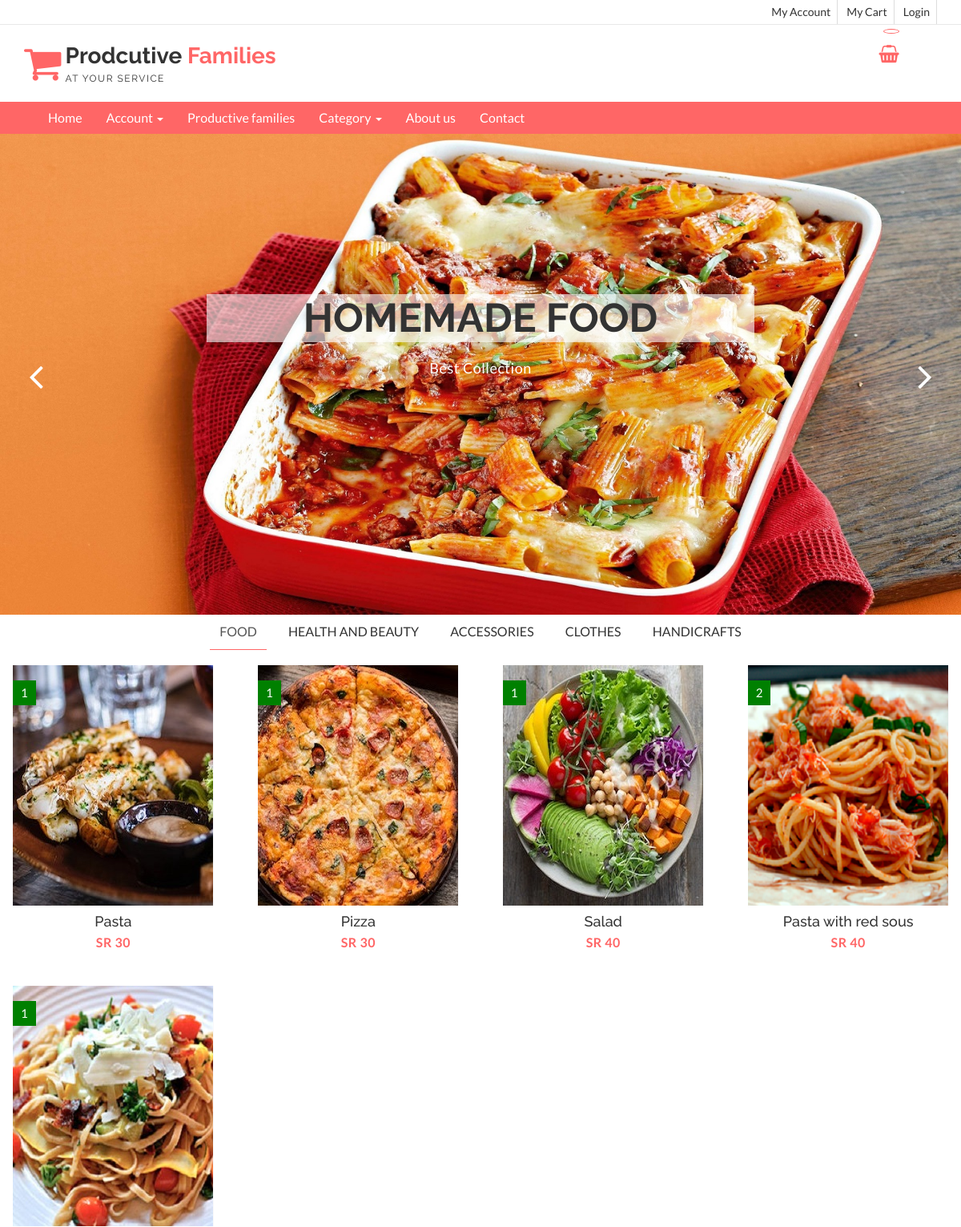
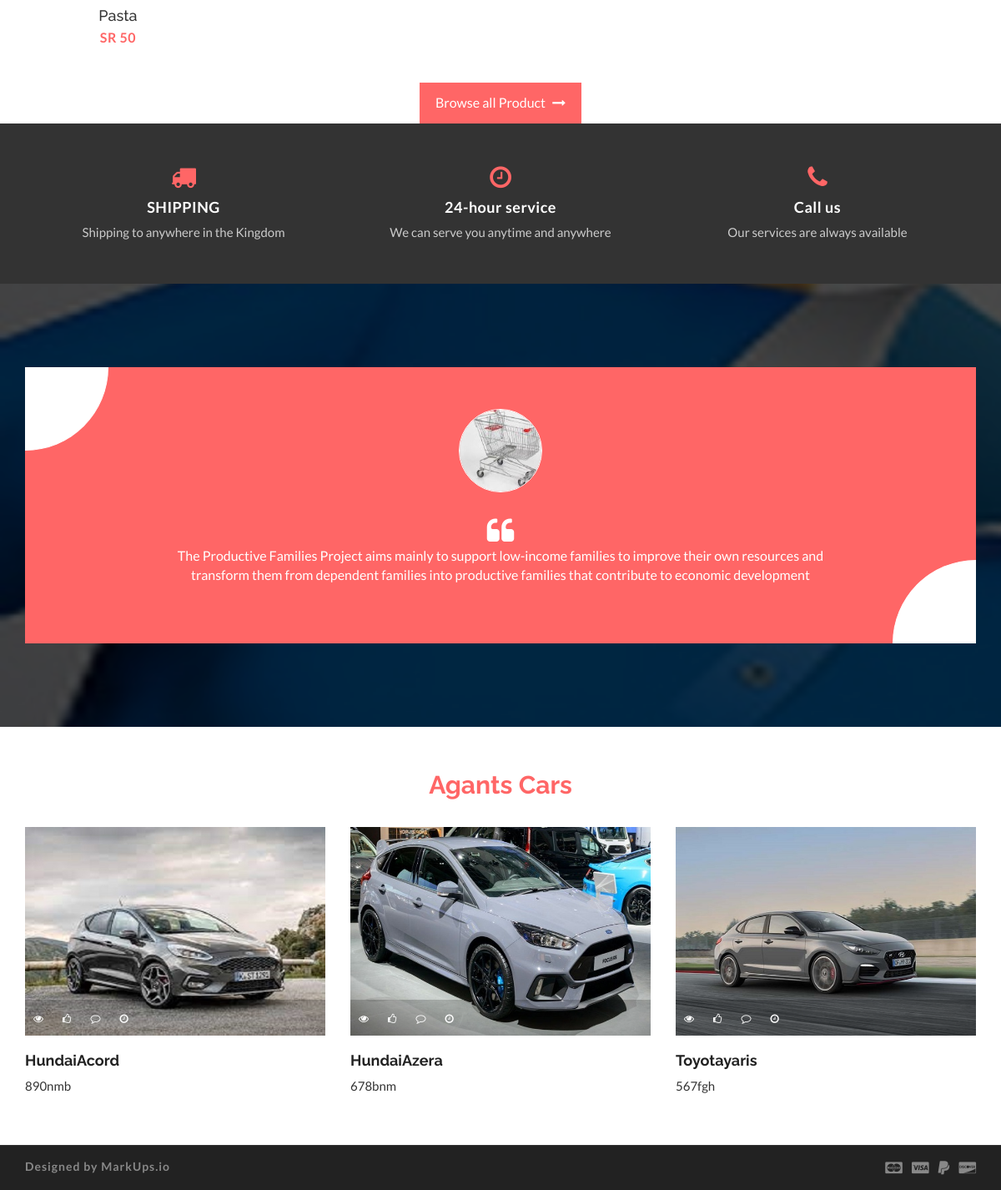
The page / on the database its author committed (2 pictures, top to bottom).
### tables this page shows
CREATE TABLE `product` (
  `productno` int(11) NOT NULL,
  `productname` varchar(200) NOT NULL,
  `price` varchar(50) NOT NULL,
  `discribe` text NOT NULL,
  `image` varchar(200) NOT NULL,
  `properties` text NOT NULL,
  `preset` varchar(50) NOT NULL,
  `proid` int(11) NOT NULL,
  `catname` varchar(50) NOT NULL
);

CREATE TABLE `agentcar` (
  `carid` int(11) NOT NULL,
  `kind` varchar(100) NOT NULL,
  `color` varchar(100) NOT NULL,
  `model` varchar(200) NOT NULL,
  `carimage` varchar(200) NOT NULL,
  `carnumber` varchar(50) NOT NULL,
  `agentno` int(11) NOT NULL
);

### index.php (the view, shortened to what this page needs)
<!DOCTYPE html>
<html lang="en">
  <head>
    <link href="css/font-awesome.css" rel="stylesheet">
    <link href="css/bootstrap.css" rel="stylesheet">
    <link href="css/jquery.smartmenus.bootstrap.css" rel="stylesheet">
    <link rel="stylesheet" type="text/css" href="css/jquery.simpleLens.css">
    <link rel="stylesheet" type="text/css" href="css/slick.css">
    <link rel="stylesheet" type="text/css" href="css/nouislider.css">
    <link id="switcher" href="css/theme-color/default-theme.css" rel="stylesheet">
    <link href="css/sequence-theme.modern-slide-in.css" rel="stylesheet" media="all">
    <link href="css/style.css" rel="stylesheet">
  </head>
  <body>
  <header id="aa-header">
    <div class="aa-header-top">
      <div class="container">
        <div class="row">
          <div class="col-md-12">
            <div class="aa-header-top-area">
              <div class="aa-header-top-right">
                <ul class="aa-head-top-nav-right">
                  <li><a href="clienthome.php">My Account</a></li>
                  <li class="hidden-xs"><a href="clientcart.php">My Cart</a></li>
                  <li><a href="" data-toggle="modal" data-target="#login-modal">Login</a></li>
                </ul>
              </div>
            </div>
          </div>
        </div>
      </div>
    </div>
    <div class="aa-header-bottom">
      <div class="container">
        <div class="row">
          <div class="col-md-12">
            <div class="aa-header-bottom-area">
              <div class="aa-logo">
                <a href="index.html">
                  <span class="fa fa-shopping-cart"></span>
                  <p>Prodcutive <strong>Families</strong> <span>at your service</span></p>
                </a>
              </div>
              <div class="aa-cartbox">
                <a class="aa-cart-link" href="#">
                  <span class="fa fa-shopping-basket"></span>
                  <span class="aa-cart-notify"></span>
                </a>
              </div>
            </div>
          </div>
        </div>
      </div>
    </div>
  </header>
  <section id="menu">
    <div class="container">
      <div class="menu-area">
        <div class="navbar navbar-default" role="navigation">
          <div class="navbar-collapse collapse">
            <ul class="nav navbar-nav">
              <li><a href="index.php">Home</a></li>
              <li><a href="#">Account <span class="caret"></span></a>
              </li>
              <li><a href="profamily.php">Productive families </a>
              </li>
              <li><a href="#">Category <span class="caret"></span></a>
              </li>
                 <li><a href="about.php">About us</a></li>
                <li><a href="contact.php">Contact</a></li>
            </ul>
          </div>
        </div>
      </div>
    </div>
  </section>
  <section id="aa-slider">
    <div class="aa-slider-area">
      <div id="sequence" class="seq">
        <div class="seq-screen">
          <ul class="seq-canvas">
            <li>
              <div class="seq-model">
              </div>
              <div class="seq-title">
              </div>
            </li>
            <li>
              <div class="seq-model">
                <img data-seq src="img/slider/22.jpeg" alt="Wristwatch slide img" />
              </div>
              <div class="seq-title">
                <h2 data-seq>Homemade Food</h2>
                <p data-seq> Best Collection</p>
              </div>
            </li>
            <li>
              <div class="seq-model">
              </div>
              <div class="seq-title">
              </div>
            </li>
            <li>
              <div class="seq-model">
              </div>
              <div class="seq-title">
              </div>
            </li>
             <li>
              <div class="seq-model">
              </div>
              <div class="seq-title">
              </div>
            </li>
          </ul>
        </div>
        <fieldset class="seq-nav" aria-controls="sequence" aria-label="Slider buttons">
          <a type="button" class="seq-prev" aria-label="Previous"><span class="fa fa-angle-left"></span></a>
          <a type="button" class="seq-next" aria-label="Next"><span class="fa fa-angle-right"></span></a>
        </fieldset>
      </div>
    </div>
  </section>
  <section id="aa-product">
    <div class="container">
      <div class="row">
        <div class="col-md-12">
          <div class="row">
            <div class="aa-product-area">
              <div class="aa-product-inner">
                 <ul class="nav nav-tabs aa-products-tab">
                    <li class="active"><a href="#food" data-toggle="tab">Food</a></li>
                    <li><a href="#Health" data-toggle="tab">Health and Beauty</a></li>
                    <li><a href="#Accessories" data-toggle="tab">Accessories</a></li>
                    <li><a href="#Clothes" data-toggle="tab">Clothes</a></li>
                     <li><a href="#Hand" data-toggle="tab">Handicrafts</a></li>
                  </ul>
                  <div class="tab-content">
                    <div class="tab-pane fade in active" id="food">
                      <ul class="aa-product-catg">
                          <?php
require 'config.php';
   $type= "food";
$result = mysqli_query($con,"SELECT * FROM product where catname='$type'")
or die(mysqli_error());
while($row = mysqli_fetch_array( $result )) {
?>
                        <li>
                          <figure>
                            <a class="aa-product-img" href="productdetailclient.php?productno=<?php echo htmlentities($row['productno']);?>"><img src="<?php echo htmlentities($row['image']);?>" alt="polo shirt img"></a>
                              <figcaption>
                              <h4 class="aa-product-title"><a href="#"><?php echo htmlentities($row['productname']);?></a></h4>
                              <span class="aa-product-price">SR <?php echo htmlentities($row['price']);?></span><span class="aa-product-price"></span>
                            </figcaption>
                          </figure>
                          <span class="aa-badge aa-sale" href="#"><?php echo htmlentities($row['proid']);?></span>
                        </li>
                          <?php
}
?>
                      </ul> <center>
                      <a class="aa-browse-btn" href="#">Browse all Product <span class="fa fa-long-arrow-right"></span></a> </center>
                    </div>
                  </div>
              </div>
            </div>
          </div>
        </div>
      </div>
    </div>
  </section>
  <section id="aa-support">
    <div class="container">
      <div class="row">
        <div class="col-md-12">
          <div class="aa-support-area">
            <div class="col-md-4 col-sm-4 col-xs-12">
              <div class="aa-support-single">
                <span class="fa fa-truck"></span>
                <h4>SHIPPING</h4>
                <P>Shipping to anywhere in the Kingdom</P>
              </div>
            </div>
            <div class="col-md-4 col-sm-4 col-xs-12">
              <div class="aa-support-single">
                <span class="fa fa-clock-o"></span>
                <h4>24-hour service</h4>
                <P>We can serve you anytime and anywhere</P>
              </div>
            </div>
            <div class="col-md-4 col-sm-4 col-xs-12">
              <div class="aa-support-single">
                <span class="fa fa-phone"></span>
                <h4>Call us</h4>
                <P>Our services are always available</P>
              </div>
            </div>
          </div>
        </div>
      </div>
    </div>
  </section>
  <section id="aa-testimonial">
    <div class="container">
      <div class="row">
        <div class="col-md-12">
          <div class="aa-testimonial-area">
            <ul class="aa-testimonial-slider">
              <li>
                <div class="aa-testimonial-single">
                <img class="aa-testimonial-img" src="img/22.jpg" alt="testimonial img">
                  <span class="fa fa-quote-left aa-testimonial-quote"></span>
                  <p>The Productive Families Project aims mainly to support low-income families to improve their own resources and transform them from dependent families into productive families that contribute to economic development</p>
                </div>
              </li>
            </ul>
          </div>
        </div>
      </div>
    </div>
  </section>
  <section id="aa-latest-blog">
    <div class="container">
      <div class="row">
        <div class="col-md-12">
          <div class="aa-latest-blog-area">
            <h2>Agants Cars</h2>
            <div class="row">
               <?php
require 'config.php';
$result = mysqli_query($con,"SELECT * FROM agentcar ORDER BY carid DESC LIMIT 3")
or die(mysqli_error());
while($row = mysqli_fetch_array( $result )) {
?>
              <div class="col-md-4 col-sm-4">
                <div class="aa-latest-blog-single">
                  <figure class="aa-blog-img">
                    <a href="#"><img src="<?php echo htmlentities($row['carimage']);?>" alt="img"></a>
                      <figcaption class="aa-blog-img-caption">
                      <span href="#"><i class="fa fa-eye"></i></span>
                      <a href="#"><i class="fa fa-thumbs-o-up"></i></a>
                      <a href="#"><i class="fa fa-comment-o"></i></a>
                      <span href="#"><i class="fa fa-clock-o"></i></span>
                    </figcaption>
                  </figure>
                  <div class="aa-blog-info">
                    <h3 class="aa-blog-title"><a href="#"><?php echo htmlentities($row['kind']);?></a><?php echo htmlentities($row['model']);?></h3>
                    <p><?php echo htmlentities($row['carnumber']);?></p>
                                    </div>
                </div>
                </div>
                <?php
}
?>
            </div>
          </div>
        </div>
      </div>
    </div>
  </section>
  <footer id="aa-footer">
    <div class="aa-footer-bottom">
      <div class="container">
        <div class="row">
        <div class="col-md-12">
          <div class="aa-footer-bottom-area">
            <p>Designed by <a href="http://www.markups.io/">MarkUps.io</a></p>
            <div class="aa-footer-payment">
              <span class="fa fa-cc-mastercard"></span>
              <span class="fa fa-cc-visa"></span>
              <span class="fa fa-paypal"></span>
              <span class="fa fa-cc-discover"></span>
            </div>
          </div>
        </div>
      </div>
      </div>
    </div>
  </footer>
  </body>
</html>

### css/theme-color/default-theme.css (style rules this page uses)
h2 { color: #ff6666; }
.aa-browse-btn { background-color: #ff6666; border: 1px solid #ff6666; }
#aa-header .aa-header-bottom .aa-header-bottom-area .aa-logo a > span { color: #ff6666; }
#aa-header .aa-header-bottom .aa-header-bottom-area .aa-logo a strong { color: #ff6666; }
#aa-header .aa-header-bottom .aa-cartbox .aa-cart-link { color: #ff6666; }
#aa-header .aa-header-bottom .aa-cartbox .aa-cart-link .aa-cart-notify { border: 1px solid #ff6666; color: #ff6666; }
#aa-header .aa-header-bottom .aa-cartbox .aa-cart-link .aa-cart-notify:after { border-top-color: #ff6666; }
#menu { background-color: #ff6666; }
.aa-products-tab li.active a { border-bottom: 1px solid #ff6666 !important; }
.aa-product-catg li .aa-product-price { color: #ff6666; }
#aa-support .aa-support-area .aa-support-single span { color: #ff6666; }
#aa-testimonial .aa-testimonial-area .aa-testimonial-slider li.slick-active { background-color: #ff6666; }

### rows shown on the page
product: image (picture), productname "Pasta", price "30", proid "1"
product: image (picture), productname "Pizza", price "30", proid "1"
product: image (picture), productname "Salad", price "40", proid "1"
product: image (picture), productname "Pasta with red sous", price "40", proid "2"
product: image (picture), productname "Pasta", price "50", proid "1"
agentcar: carimage (picture), kind "Hundai", model "Acord", carnumber "890nmb"
agentcar: carimage (picture), kind "Hundai", model "Azera", carnumber "678bnm"
agentcar: carimage (picture), kind "Toyota", model "yaris", carnumber "567fgh"
